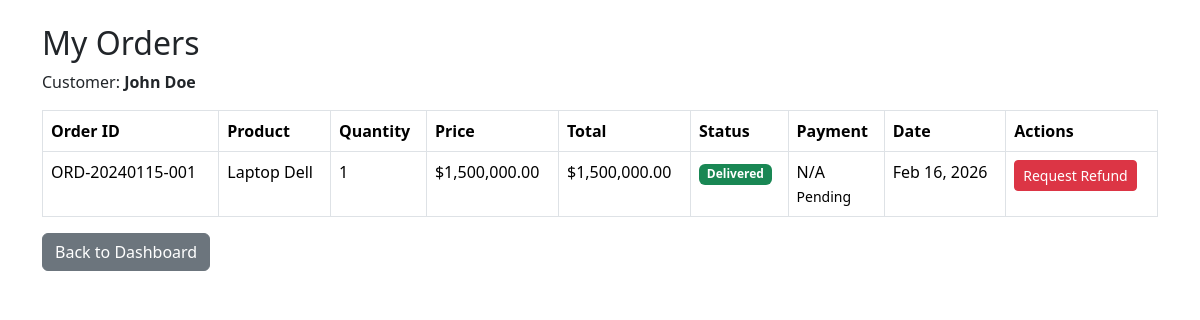
The page /customer_order.php (signed in) on the database its author committed.
### tables this page shows
CREATE TABLE customers (
    id INT AUTO_INCREMENT PRIMARY KEY,
    name VARCHAR(100) NOT NULL,
    phone VARCHAR(20) UNIQUE NOT NULL,
    email VARCHAR(100),
    address TEXT,
    password VARCHAR(255),
    role ENUM('customer','admin') DEFAULT 'customer',
    date_created TIMESTAMP DEFAULT CURRENT_TIMESTAMP
);

CREATE TABLE orders (
    id INT AUTO_INCREMENT PRIMARY KEY,
    order_id VARCHAR(50) UNIQUE NOT NULL,
    customer_id INT NOT NULL,
    customer_name VARCHAR(100) NOT NULL,
    phone VARCHAR(20) NOT NULL,
    product_name VARCHAR(100) NOT NULL,
    quantity INT DEFAULT 1,
    unit_price DECIMAL(10,2) NOT NULL,
    total_price DECIMAL(10,2) NOT NULL,
    status ENUM('Processing','Shipped','Delivered','Cancelled') DEFAULT 'Processing',
    description TEXT,
    date_created TIMESTAMP DEFAULT CURRENT_TIMESTAMP,
    FOREIGN KEY (customer_id) REFERENCES customers(id) ON DELETE CASCADE
);

### customer_order.php (the view, shortened to what this page needs)
<?php
require 'db.php';
$customer_id = $_SESSION['customer_id'];
$stmt = $conn->prepare("SELECT * FROM customers WHERE id = ?");
$stmt->execute([$customer_id]);
$customer = $stmt->fetch();
$orders_stmt = $conn->prepare("
    SELECT o.*, p.status as payment_status, p.payment_method
    FROM orders o
    LEFT JOIN payments p ON o.order_id = p.order_id
    WHERE o.phone = ?
    ORDER BY o.date_created DESC
");
$orders_stmt->execute([$customer['phone']]);
$orders = $orders_stmt->fetchAll();
?>
<!DOCTYPE html>
<html>
<head>
    <link href="https://cdn.jsdelivr.net/npm/bootstrap@5.3.3/dist/css/bootstrap.min.css" rel="stylesheet">
</head>
<body>
<div class="container mt-4">
    <h2>My Orders</h2>
    <p>Customer: <strong><?= htmlspecialchars($customer['name']) ?></strong></p>
    <table class="table table-bordered">
        <thead>
            <tr>
                <th>Order ID</th>
                <th>Product</th>
                <th>Quantity</th>
                <th>Price</th>
                <th>Total</th>
                <th>Status</th>
                <th>Payment</th>
                <th>Date</th>
                <th>Actions</th>
            </tr>
        </thead>
        <tbody>
            <?php foreach ($orders as $order): ?>
            <tr>
                <td><?= $order['order_id'] ?></td>
                <td><?= $order['product_name'] ?></td>
                <td><?= $order['quantity'] ?></td>
                <td>$<?= number_format($order['unit_price'], 2) ?></td>
                <td>$<?= number_format($order['total_price'], 2) ?></td>
                <td>
                    <span class="badge bg-<?=
                        $order['status'] == 'Delivered' ? 'success' :
                        ($order['status'] == 'Shipped' ? 'info' :
                        ($order['status'] == 'Processing' ? 'warning' : 'danger')) ?>">
                        <?= $order['status'] ?>
                    </span>
                </td>
                <td>
                    <?= $order['payment_method'] ?? 'N/A' ?><br>
                    <small><?= $order['payment_status'] ?? 'Pending' ?></small>
                </td>
                <td><?= date('M d, Y', strtotime($order['date_created'])) ?></td>
                <td>
                    <a href="request_refund.php?order_id=<?= $order['order_id'] ?>"
                       class="btn btn-sm btn-danger" <?= $order['status'] == 'Delivered' ? '' : 'disabled' ?>>
                        Request Refund
                    </a>
                </td>
            </tr>
            <?php endforeach; ?>
        </tbody>
    </table>
    <a href="customer_dashboard.php" class="btn btn-secondary">Back to Dashboard</a>
</div>
</body>
</html>

### rows shown on the page
customers: name "John Doe"
orders: order "ORD-20240115-001", product_name "Laptop Dell", quantity "1", unit_price "1,500,000.00", total_price "1,500,000.00", status "Delivered", payment_method "N/A", payment_status "Pending", date_created "Feb 16, 2026"
